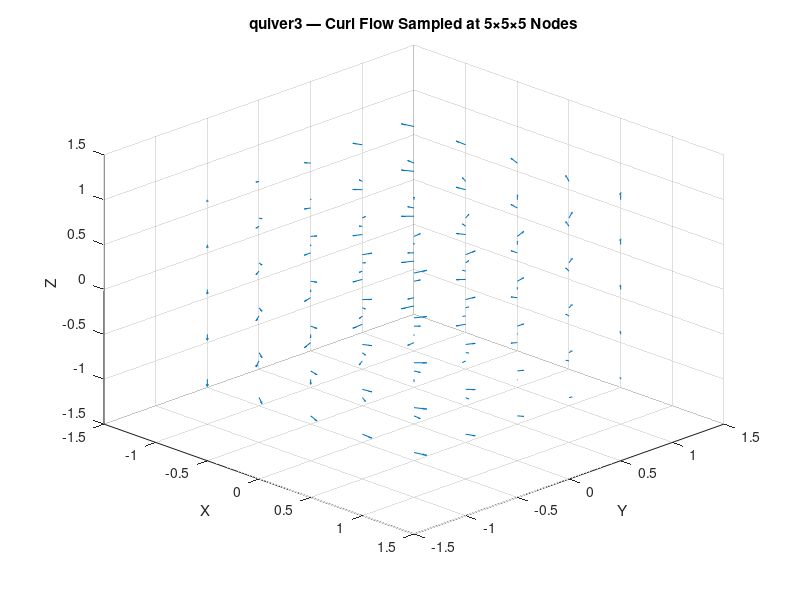

Write MATLAB code to recreate this figure.
% quiver3 — 3-D vector field
% Sample a flow on a 5×5×5 grid and draw an arrow at every node
% pointing in the field direction. (u, v, w) are the per-point
% velocity components; the optional last arg scales the arrow length.


clear
close all

% Build a sparse grid (manual flatten — meshgrid is on the BACKLOG).
n = 5;
xs = linspace(-1, 1, n);
ys = linspace(-1, 1, n);
zs = linspace(-1, 1, n);

x = []; y = []; z = [];
u = []; v = []; w = [];
for i = 1:n
    for j = 1:n
        for k = 1:n
            x = [x, xs(j)];
            y = [y, ys(i)];
            z = [z, zs(k)];
            % Curl-like flow: (-y, x, z/2)
            u = [u, -ys(i)];
            v = [v,  xs(j)];
            w = [w,  zs(k) / 2];
        end
    end
end

figure
quiver3(x, y, z, u, v, w, 0.3)
title('quiver3 — Curl Flow Sampled at 5\times5\times5 Nodes')
xlabel('X')
ylabel('Y')
zlabel('Z')
grid on
view(45, 30)
